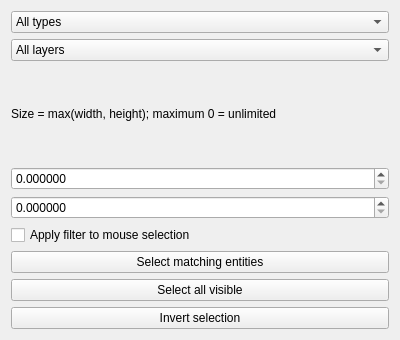
<?xml version='1.0' encoding='utf-8'?>
<ui version="4.0">
 <class>SelectionFilterDlg</class>
 <widget class="QDialog" name="SelectionFilterDlg">
  <property name="windowTitle">
   <string>Selection Filter</string>
  </property>
  <property name="modal">
   <bool>false</bool>
  </property>
  <property name="geometry">
   <rect>
    <x>0</x>
    <y>0</y>
    <width>400</width>
    <height>340</height>
   </rect>
  </property>
  <layout class="QVBoxLayout" name="filterDockLayout">
   <item>
    <widget class="QComboBox" name="filterType">
     <item>
      <property name="text">
       <string>All types</string>
      </property>
     </item>
    </widget>
   </item>
   <item>
    <widget class="QComboBox" name="filterLayer">
     <item>
      <property name="text">
       <string>All layers</string>
      </property>
     </item>
    </widget>
   </item>
   <item>
    <widget class="QLabel" name="sizeHint">
     <property name="text">
      <string>Size = max(width, height); maximum 0 = unlimited</string>
     </property>
    </widget>
   </item>
   <item>
    <widget class="QDoubleSpinBox" name="filterMin">
     <property name="minimum">
      <double>0</double>
     </property>
     <property name="maximum">
      <double>1000000000.0</double>
     </property>
     <property name="value">
      <double>0</double>
     </property>
     <property name="decimals">
      <number>6</number>
     </property>
    </widget>
   </item>
   <item>
    <widget class="QDoubleSpinBox" name="filterMax">
     <property name="minimum">
      <double>0</double>
     </property>
     <property name="maximum">
      <double>1000000000.0</double>
     </property>
     <property name="value">
      <double>0</double>
     </property>
     <property name="decimals">
      <number>6</number>
     </property>
    </widget>
   </item>
   <item>
    <widget class="QCheckBox" name="mouseFilter">
     <property name="text">
      <string>Apply filter to mouse selection</string>
     </property>
    </widget>
   </item>
   <item>
    <widget class="QPushButton" name="selectMatches">
     <property name="text">
      <string>Select matching entities</string>
     </property>
     <property name="autoDefault">
      <bool>false</bool>
     </property>
    </widget>
   </item>
   <item>
    <widget class="QPushButton" name="selectAll">
     <property name="text">
      <string>Select all visible</string>
     </property>
     <property name="autoDefault">
      <bool>false</bool>
     </property>
    </widget>
   </item>
   <item>
    <widget class="QPushButton" name="invertSelection">
     <property name="text">
      <string>Invert selection</string>
     </property>
     <property name="autoDefault">
      <bool>false</bool>
     </property>
    </widget>
   </item>
  </layout>
 </widget>
 <resources />
 <connections />
</ui>
